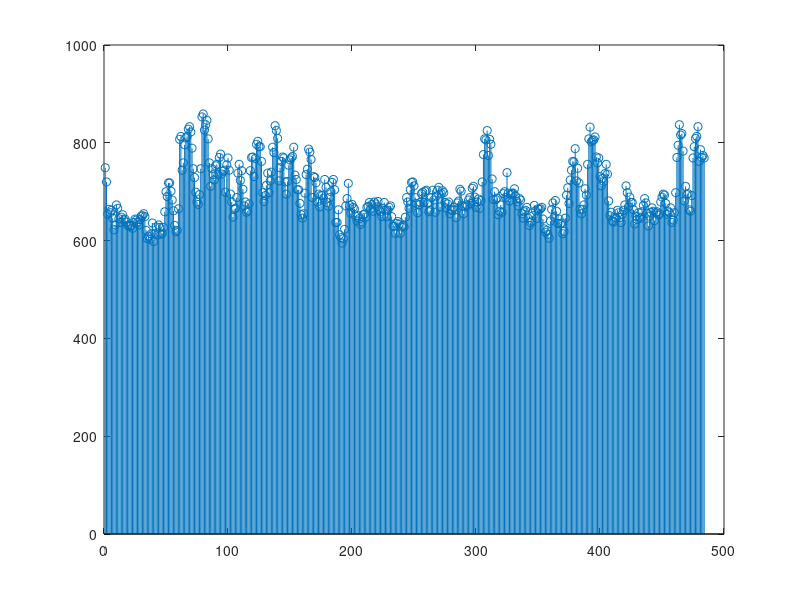

Write the MATLAB code that produced this figure. (Note: this script raises an error after producing the figure.)
fid = fopen('math.txt');%Open the desired file.Here, you need to put the name of the file you want to perform HRV analysis on.
S = textscan(fid,'%s');%Scanning the text file. The file should consist of the RR intervals as a column.
S= S{1};%Previous function forms S as a cell matrix, we only want the first cell.
N = cellfun(@(x)str2double(x), S);%We transform the cell into a column vector and convert the strings into double for processing.
N=transpose(N);%Vectors in matlab are processed as a row vector more easily.Hence, transpose it into a row vector.
data = N;
data = data(data>=400 & data<=2000); %Filtering of non-biological RR interval might be necessary sometimes, due to the glitches in the device.
figure()
stem(data);%OPTIONAL: Plot the RR interval series on a discrete scale.

%For post-processing, use these. these will give just a number and/or a
%power spectral density plot of the RR interval signal(optional).

%The first function which assumes that RR interval series is an evenly
%sampled signal.
% calculateLF_HF(data)

%The second function does not assume that RR interval series is an evenly
%sampled signal and processes accordingly.(MORE ACCURATE)
calculateLF_HF3(data)

%For online procesing use these. These will produce a plot for LF/HF ratio.
%WARNING, before executing these lines of code, make sure that power
%spectral density plotting part in the function is commented, otherwise
%it will produce lots of plots.Note:For an RR interval vector with length
%500 it approximately takes 10 minutes.
RRdata =[];
pre = 20;
LF_HF =[];
for i = 1:pre
    RRdata = [RRdata data(1)]; % For the measure to make sense, placing the first pre(adjustable) element of data(big data) to RRdata(data to be processed each time)
    data(1) =[];
end

n = 1:length(data);
for i = n % Each time a new RR interval arrives, HRV measures should be calculated, for online processing.
    RRdata = [RRdata data(1)];
    data(1) =[];
    LF_HF(i) = calculateLF_HF3(RRdata);
end

%Plot the LF/HF curve over time
figure()
plot(n,LF_HF)
xlabel('n')
ylabel('LF/HF ratio')


function y = calculateLF_HF(data)%assumes that RR interval series is an evenly sampled signal.
normalize = 29;%since F vector starts from 30.
%Get the power spectral density of the signal using Welch's Method. PSD is
%acquired between 30mHz-860mHZ.
[Pxx,F] = pwelch(double(data), 250, 125,[30:860] ,1000);
LFband = 40:150;%Define the low freqency band
LFdensity = Pxx(40-normalize:150-normalize);%Get the low frequency density.
LFpower = trapz(LFband,LFdensity);%Integrate the density over the low frequency range to get the LF power.
HFband = 150:400;%Define the high freqency band
HFdensity = Pxx(150-normalize:400-normalize);%Get the high frequency density.
HFpower = trapz(HFband,HFdensity);%Integrate the density over the high frequency rangeto get the HF power.
y= LFpower/HFpower; %Get the ratio.
end

function y = calculateLF_HF3(data)%does not assume that RR interval series is an evenly
%sampled signal and processes accordingly.(MORE ACCURATE)
sum =0;
tRR =[];%tRR is the time vector indicating which element of the data is sampled when. For example data[4] is sampled at tRR[4]
%To get the tRR[i], we sum all the elements of data up to data[i].
for i = 1:length(data)
    sum = sum + data(i);
    tRR(i) = sum;
end

%Get the power spectral density of data sampled at instances at tRR. tRR is
%converted into the seconds, because the frequencies should be in units of
%Hz.
[P,F]= plomb(data,tRR./(1000),500,4);

%If you want to see the PSD,uncomment the following two lines.
%WARNING:if you are performing online-processing, do not uncomment as it
%will produce n plots, where n is the size of the RR intervals.
% plot(F,P);
% xlim([0.03 0.4]);

%To find the index of the elements in the F(frequency vector) corresponding
%to the desired frequency bands,i.e LF and HF, use these loops.
count = 1;
while(F(count)<0.04)
    count = count+1;
end
LFlow = count;
while(F(count)<0.15)
    count = count+1;
end
LFhigh= count;
HFlow = count-1;
while(F(count)<0.4)
    count = count+1;
end
HFhigh= count;
%Once the indexes are found, go ahead and get the bands and the corresponding densities.
LFband = F(LFlow:LFhigh);
LFdensity = P(LFlow:LFhigh);
HFband = F(HFlow:HFhigh);
HFdensity = P(HFlow:HFhigh);
%Integrate the densities over the desired ranges to find the total power of
%LF and HF band.
LFpower = trapz(LFband,LFdensity);
HFpower = trapz(HFband,HFdensity);
%Take the ratio.
y= LFpower/HFpower;
end